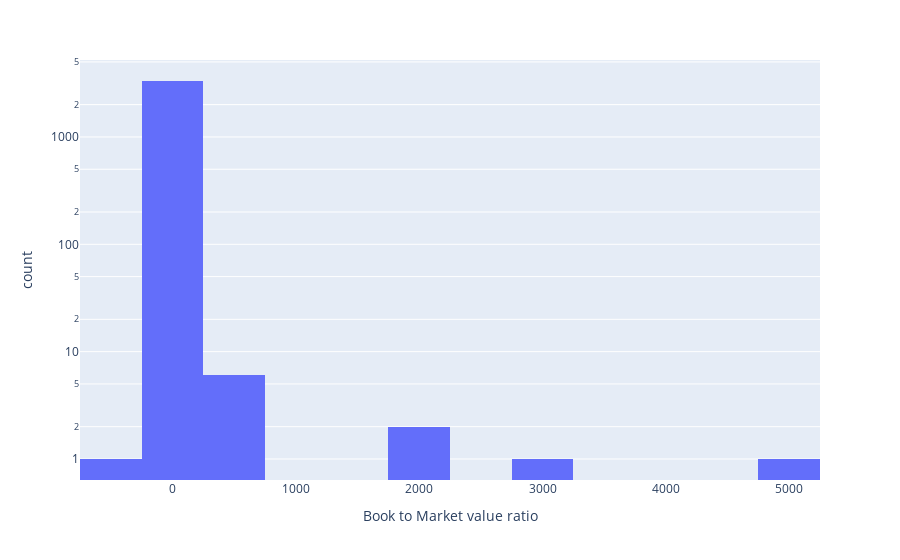

Notebook code for this chart:
### Code cell
# plotting the histogram of the book to market value ratios
px.histogram(x=B2M_dict.values(),log_y=True, nbins=12, labels={'x':'Book to Market value ratio', 'y':'Count'})

### Figure 1 — Plotly figure (JSON) as saved in the notebook; plotly's stock layout.template omitted (floating-point values rounded to 4 significant figures; data arrays with more than 128 entries replaced by an {"elided": "..."} marker saying what was removed)
{"data": [{"alignmentgroup": "True", "bingroup": "x", "hovertemplate": "Book to Market value ratio=%{x}<br>count=%{y}<extra></extra>", "legendgroup": "", "marker": {"color": "#636efa"}, "name": "", "nbinsx": 12, "offsetgroup": "", "orientation": "v", "showlegend": false, "type": "histogram", "x": {"elided": "3331 float values"}, "xaxis": "x", "yaxis": "y"}], "layout": {"barmode": "relative", "legend": {"tracegroupgap": 0}, "margin": {"t": 60}, "xaxis": {"anchor": "y", "domain": [0, 1], "title": {"text": "Book to Market value ratio"}}, "yaxis": {"anchor": "x", "domain": [0, 1], "title": {"text": "count"}, "type": "log"}}}
